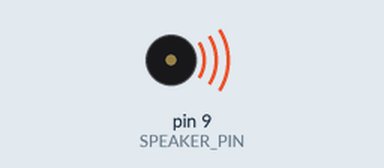
Simulated run of this sketch. Board: Arduino Uno, built with avr-gcc and run on an emulated ATmega328P. Parts: buzzer (waves = sounding).

Above: at 0.1 s.
Timing chart, 0 to 1.6 s (numbered marks = the images above):
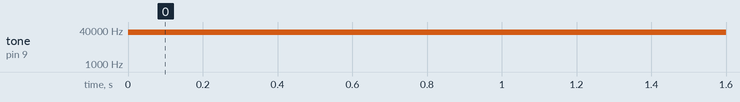

Measured:
- by itself, tone on pin 9 (SPEAKER_PIN): silent → 31373 Hz at 0.00 s

The sketch:

05_weakAndStrength.ino
```cpp
#include "pitches.h"
#define SPEAKER_PIN 9
// 440Hzの音を出す


void setup(){
    pinMode(SPEAKER_PIN, OUTPUT);
    TCCR1B = 0x01;
}


void loop()
{
    // 音の高さを決める
    int delayTime = (1000000 / NOTE_E4) / 2;

    // 音の長さを決める
    int soundTime = (250000) / (delayTime*2);

    // テンポ調整
    float tempo = 0.5;

    // マリヲのスタート
    // ミ ミッ ミッ ドミッ ソ ソ

    // ミ
    for(int i=0; i<soundTime*tempo; i++){
        analogWrite(SPEAKER_PIN, 64);
        delayMicroseconds(delayTime);
        analogWrite(SPEAKER_PIN, 0); delayMicroseconds(delayTime);

    }
    delay(10);

    // ミ
    delayTime = (1000000 / NOTE_E4) / 2;
    soundTime = (250000) / (delayTime*2);
    for(int i=0; i<soundTime*tempo; i++){
        analogWrite(SPEAKER_PIN, 64);
        delayMicroseconds(delayTime);
        analogWrite(SPEAKER_PIN, 0);
        delayMicroseconds(delayTime);
    }
    delay(125);

    // ミ
    delayTime = (1000000 / NOTE_E4) / 2;
    soundTime = (250000) / (delayTime*2);
    for(int i=0; i<soundTime*tempo; i++){
        analogWrite(SPEAKER_PIN, 64);
        delayMicroseconds(delayTime);
        analogWrite(SPEAKER_PIN, 0);
        delayMicroseconds(delayTime);
    }
    delay(125);

    // ド
    delayTime = (1000000 / NOTE_C4) / 2;
    soundTime = (250000) / (delayTime*2);
    for(int i=0; i<soundTime*tempo; i++){
        analogWrite(SPEAKER_PIN, 64);
        delayMicroseconds(delayTime);
        analogWrite(SPEAKER_PIN, 0);
        delayMicroseconds(delayTime);
    }

    // ミ
    delayTime = (1000000 / NOTE_E4) / 2;
    soundTime = (250000) / (delayTime*2);
    for(int i=0; i<soundTime*tempo; i++){
        analogWrite(SPEAKER_PIN, 128);
        delayMicroseconds(delayTime);
        analogWrite(SPEAKER_PIN, 0);
        delayMicroseconds(delayTime);
    }
    delay(125);

    // ソ
    delayTime = (1000000 / NOTE_G4) / 2;
    soundTime = (250000) / (delayTime*2);
    for(int i=0; i<soundTime*tempo; i++){
        analogWrite(SPEAKER_PIN, 255);
        delayMicroseconds(delayTime);
        analogWrite(SPEAKER_PIN, 0);
        delayMicroseconds(delayTime);
    }
    delay(400);

    // ソ
    delayTime = (1000000 / NOTE_G3) / 2;
    soundTime = (250000) / (delayTime*2);
    for(int i=0; i<soundTime*tempo; i++){
        analogWrite(SPEAKER_PIN, 64);
        delayMicroseconds(delayTime);
        analogWrite(SPEAKER_PIN, 0);
        delayMicroseconds(delayTime);
    }
    delay(1000);
}
```
